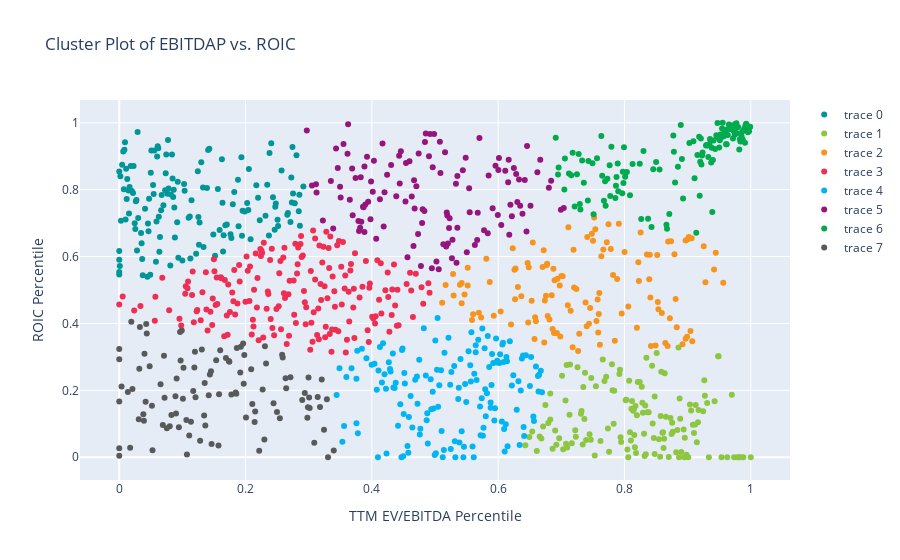

Notebook source saved alongside this figure:
### Code cell
fig2 = plty.Figure()
fig2.add_trace(plty.Scatter(x=dsamp[y_km ==0,0], y=dsamp[y_km == 0,1], mode='markers',marker_color=clr2[0]))
fig2.add_trace(plty.Scatter(x=dsamp[y_km ==1,0], y=dsamp[y_km == 1,1], mode='markers',marker_color=clr2[1]))
fig2.add_trace(plty.Scatter(x=dsamp[y_km ==2,0], y=dsamp[y_km == 2,1], mode='markers',marker_color=clr2[2]))
fig2.add_trace(plty.Scatter(x=dsamp[y_km ==3,0], y=dsamp[y_km == 3,1], mode='markers',marker_color=clr2[3]))
fig2.add_trace(plty.Scatter(x=dsamp[y_km ==4,0], y=dsamp[y_km == 4,1], mode='markers',marker_color=clr2[4]))
fig2.add_trace(plty.Scatter(x=dsamp[y_km ==5,0], y=dsamp[y_km == 5,1], mode='markers',marker_color=clr2[5]))
fig2.add_trace(plty.Scatter(x=dsamp[y_km ==6,0], y=dsamp[y_km == 6,1], mode='markers',marker_color=clr2[6]))
fig2.add_trace(plty.Scatter(x=dsamp[y_km ==7,0], y=dsamp[y_km == 7,1], mode='markers',marker_color=clr2[7]))
fig2.update_layout(
    title = 'Cluster Plot of EBITDAP vs. ROIC',
    yaxis_title = 'ROIC Percentile',
    xaxis_title = 'TTM EV/EBITDA Percentile'
)
fig2.show()
